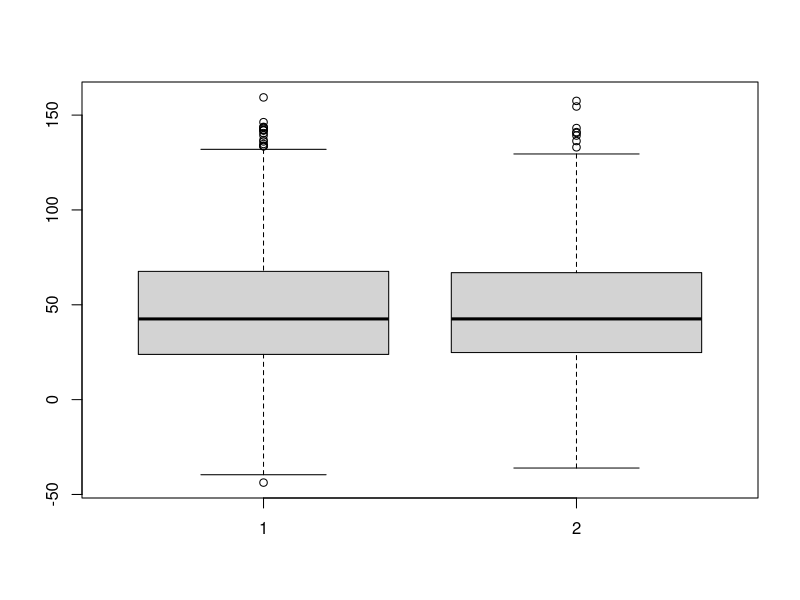
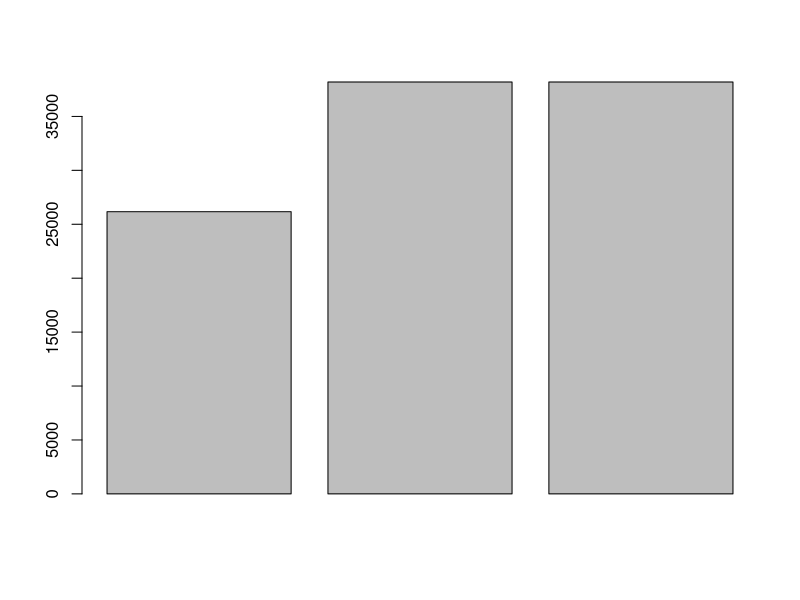
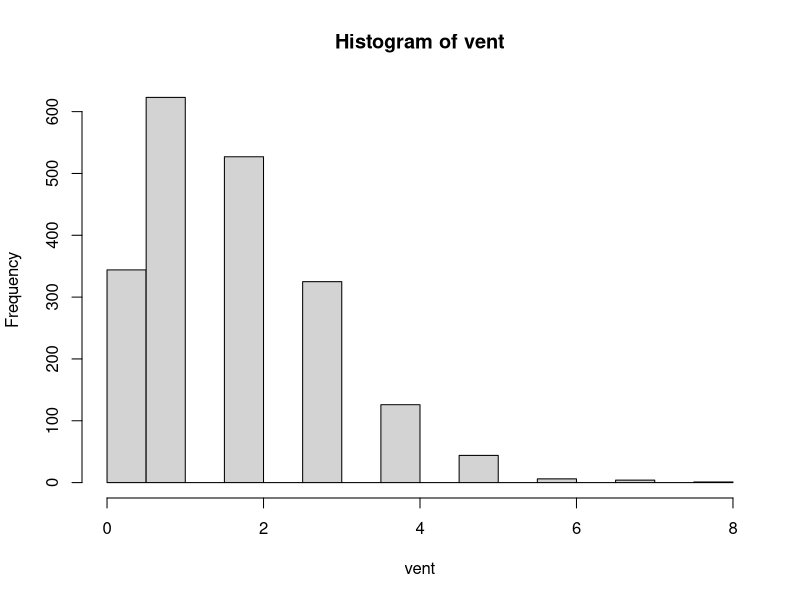

Reproduce these figures in R, in order.
## ---- chunk 1

data <- read.csv(file = "DB_binome_2.csv");
n <- nrow(data);
mandata <- c();
womamdata <- c();
for (i in 1:n)
{
  if(data[i, 'Sexe'] == 0)
  {
    mandata <- c(mandata, data[i, 'Peche'])
  }
  else
  {
    womamdata <- c(womamdata, data[i, 'Peche'])
  }
}

boxplot(mandata, womamdata)

## ---- chunk 2
tranches = c(0, 0, 0)
for (i in seq(1, n)) {
    tranche = data[i, "Age"]
    tranches[tranche - 1] = tranches[tranche - 1] + data[i, "Peche"]
}
barplot(tranches)
## ---- chunk 3
vent = c()
for(i in seq(1, n))
{
  vent = c(vent, data[i, "Noeuds"])
}
hist(vent)
